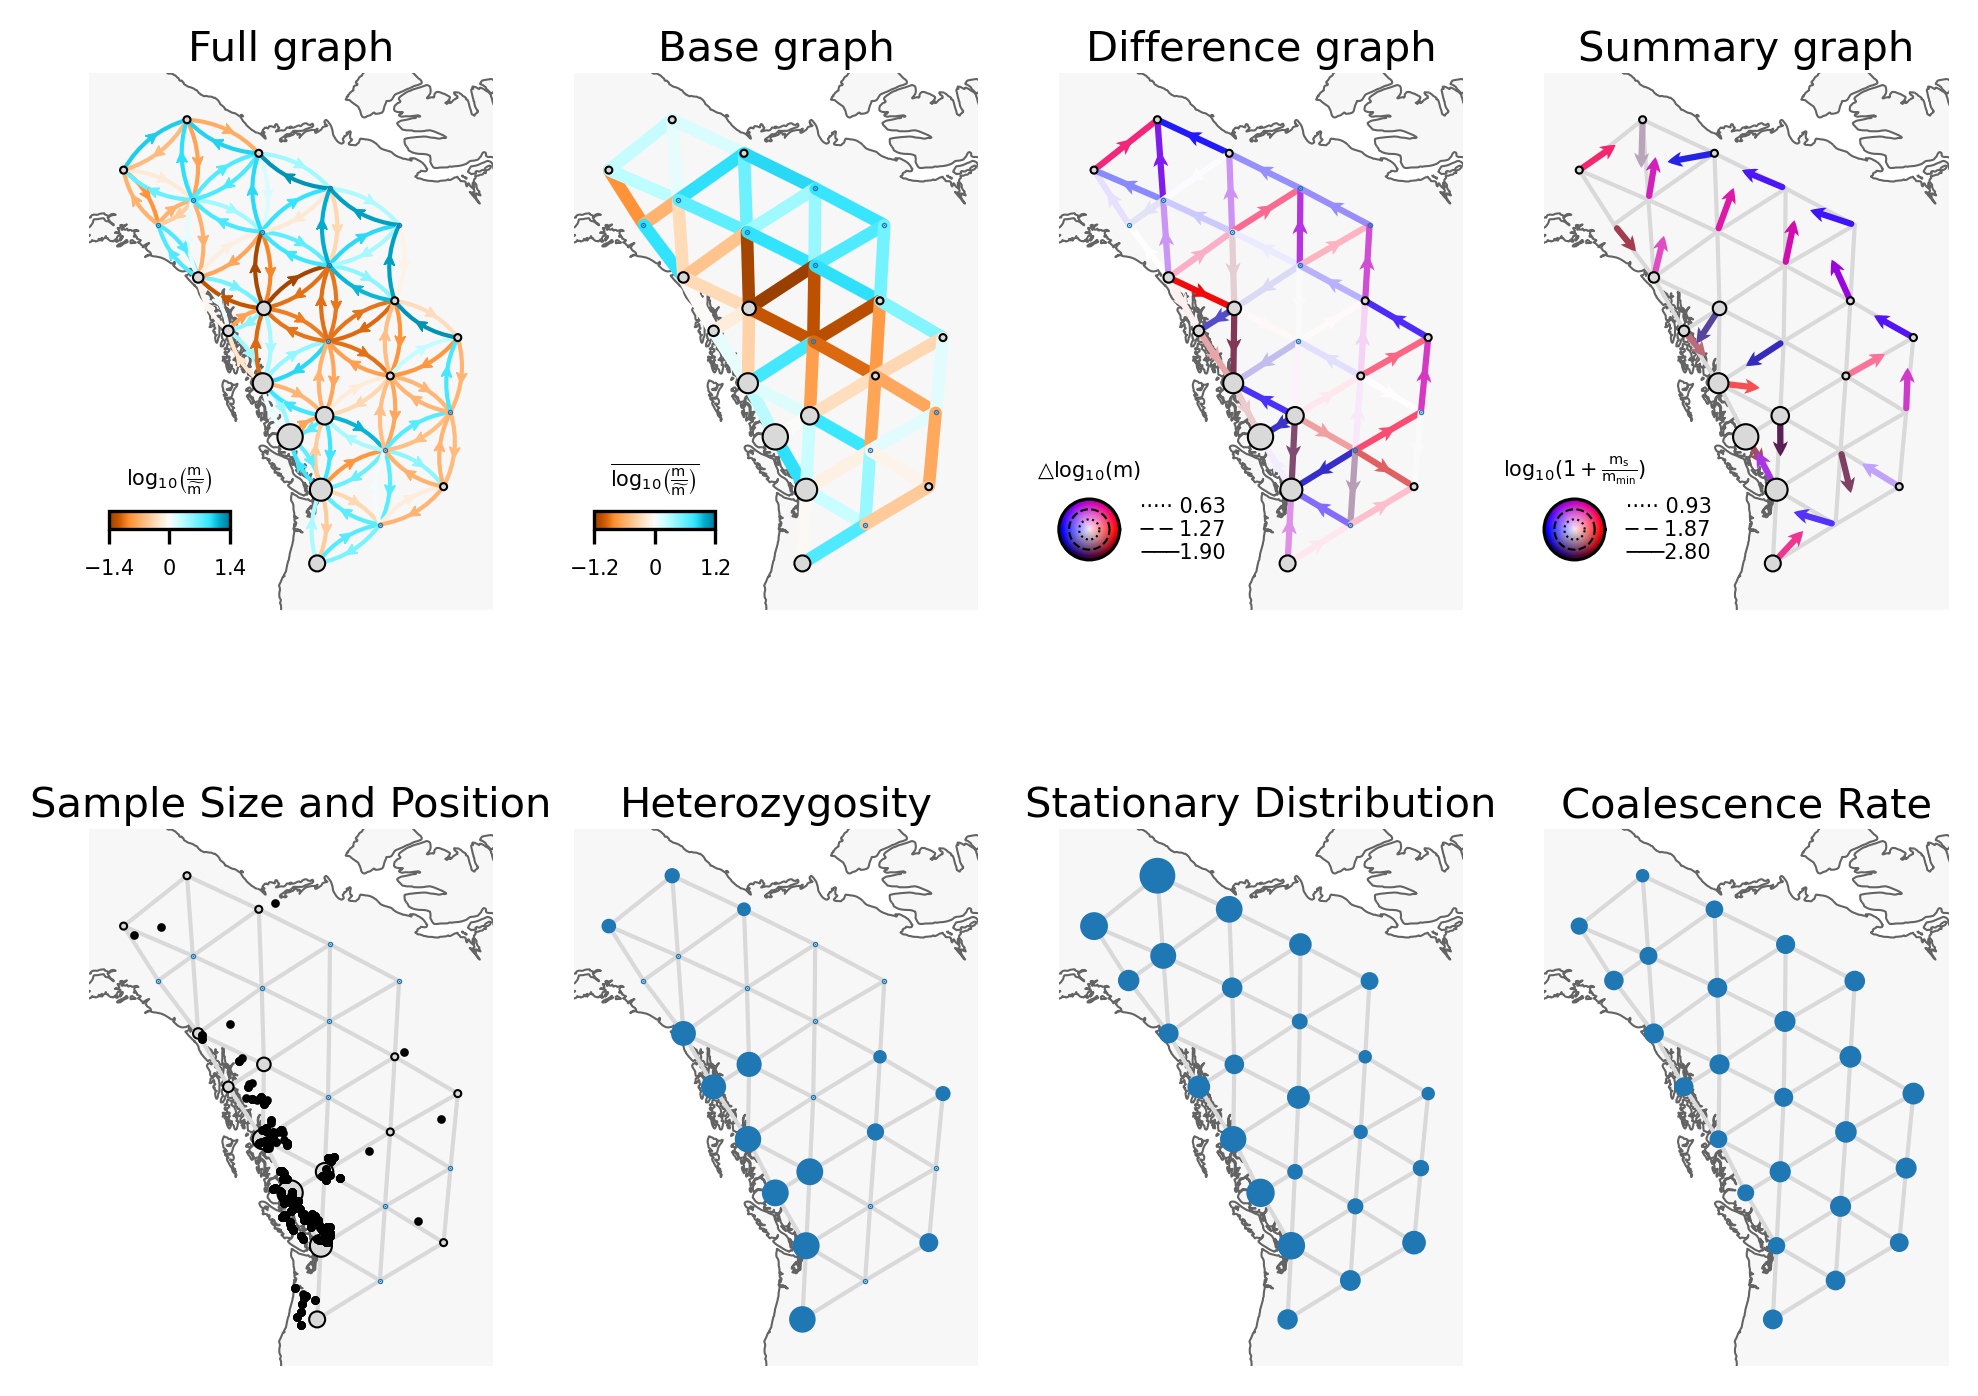

Source code (Python):
import numpy as np
import matplotlib.pyplot as plt
import cartopy.crs as ccrs
from frame.utils import prepare_graph_inputs
from frame.spatial_digraph import SpatialDiGraph
from frame.visualization import Vis
from frame.cross_validation import run_cv
from frame.digraphstats import Digraphstats

"""To get the genotype file, please download data from https://datadryad.org/dataset/doi:10.5061/dryad.7s848 and process the data using the procedure in https://github.com/elundgre/gene-flow-inference/tree/master/poplars"""

"""Please use poplars.coord and grid_440"""
outer, edges, grid, _ = prepare_graph_inputs(coord=coord,
                                             ggrid=grid_path,
                                             buffer=4 )

grid[2,:]=0.5*(grid[0,:]+grid[6,:])
grid[9,:]=0.5*(grid[6,:]+grid[14,:])
grid[18,:]=0.5*(grid[14,:]+grid[23,:])

grid_delete=[5,13,17,22]
mask = np.ones(len(grid), dtype=bool)
mask[grid_delete] = False
grid_new = grid[mask]

# Creating a mapping of old indexes to new indexes
mapping = {old_idx: new_idx for new_idx, old_idx in enumerate([i for i in range(len(grid)) if i not in grid_delete])}

valid_edges = np.array([edge for edge in edges-1 if all(node in mapping for node in edge)])
# Adjusting edges based on new indexes

edges_new = np.vectorize(mapping.get)(valid_edges)+1

sp_digraph = SpatialDiGraph(genotypes, coord, grid_new, edges_new)

lamb_warmup = 1e3
lamb_grid = np.geomspace(1e-3, 1e3,13)[::-1]

cv,node_train_idxs=run_cv(sp_digraph,
                          lamb_grid,
                          lamb_warmup=lamb_warmup,
                          factr=1e10,
                          random_state=500,
                          outer_verbose=True,
                          inner_verbose=False,)

if np.argmin(cv)==0:
   lamb_grid_fine=np.geomspace(lamb_grid[0],lamb_grid[1], 7)[::-1]

elif np.argmin(cv)==12:
     lamb_grid_fine=np.geomspace(lamb_grid[11],lamb_grid[12], 7)[::-1]
     
else:
    lamb_grid_fine=np.geomspace(lamb_grid[np.argmin(cv)-1],lamb_grid[np.argmin(cv)+1], 7)[::-1]

cv_fine,node_train_idxs_fine=run_cv(sp_digraph,
                                    lamb_grid_fine,
                                    lamb_warmup=lamb_warmup,
                                    factr=1e10,
                                    random_state=500,
                                    outer_verbose=True,
                                    inner_verbose=False,
                                    node_train_idxs=node_train_idxs)

lamb_opt=lamb_grid_fine[np.argmin(cv_fine)]
lamb_opt=float("{:.3g}".format(lamb_opt))

sp_digraph.fit(lamb=lamb_warmup, factr=1e10)
logm = np.log(sp_digraph.m)
logc = np.log(sp_digraph.c)

sp_digraph.fit(lamb=lamb_opt,
               factr=1e7,
               logm_init=logm,
               logc_init=logc,)

projection = ccrs.EquidistantConic(central_longitude=-108.842926, central_latitude=66.037547)

fig, axs= plt.subplots(2, 4, figsize=(8, 6), dpi=300,
                        subplot_kw={'projection': projection})

v = Vis(axs[0,0], sp_digraph, projection=projection, edge_width=1,
        edge_alpha=1, edge_zorder=100, sample_pt_size=10,
        obs_node_size=2, sample_pt_color="black",
        cbar_font_size=5, cbar_ticklabelsize=5,
        cbar_width="30%",
        cbar_height="3.5%",
        cbar_bbox_to_anchor=(0.05, 0.15), campass_bbox_to_anchor=(0, 0.075),
        campass_font_size=5,
        campass_radius=0.15,
        mutation_scale=6)

v.digraph_wrapper(axs, node_scale=[5, 5, 5])
plt.show()

plt.figure(figsize=(8, 6))
plt.plot(np.log10(lamb_grid), cv, 'bo')  
plt.plot(np.log10(lamb_grid_fine), cv_fine, 'bo')  
plt.xlabel(r"$\mathrm{log}_{10}(\mathrm{\lambda})$")
plt.ylabel('CV Error')

digraphstats = Digraphstats(sp_digraph)

fig, ax = plt.subplots(1, 1, figsize=(6, 5), dpi=300)
digraphstats.distance_regression(ax,labelsize=8,R2_fontsize=12,legend_fontsize=12)

fig, ax = plt.subplots(1, 1, figsize=(6, 5), dpi=300)
digraphstats.z_score_distribution(ax)

fig, ax = plt.subplots(1, 1, figsize=(6, 5), dpi=300)
digraphstats.draw_heatmap(ax)
plt.show()

fig, axs = plt.subplots(1, 3, figsize=(18, 5), dpi=300)
digraphstats.fitting_wrapper(axs)
plt.show()
